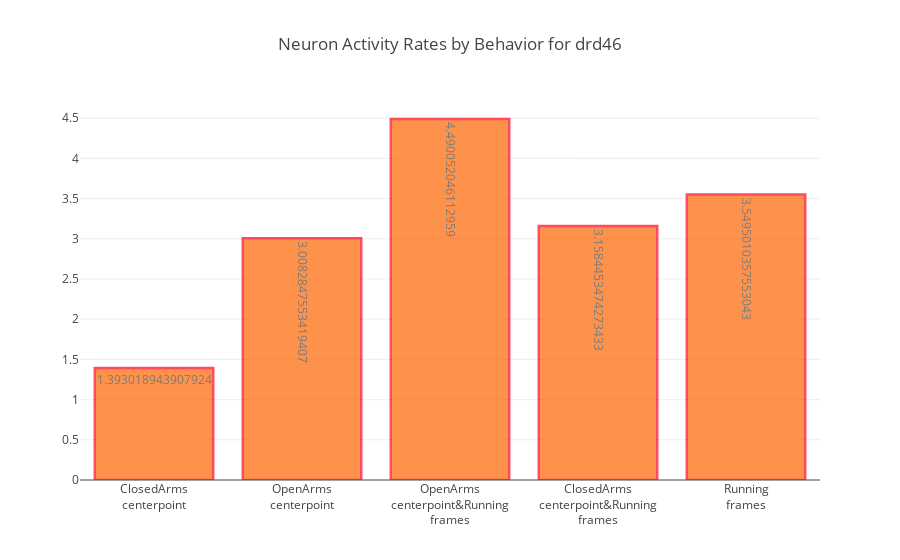
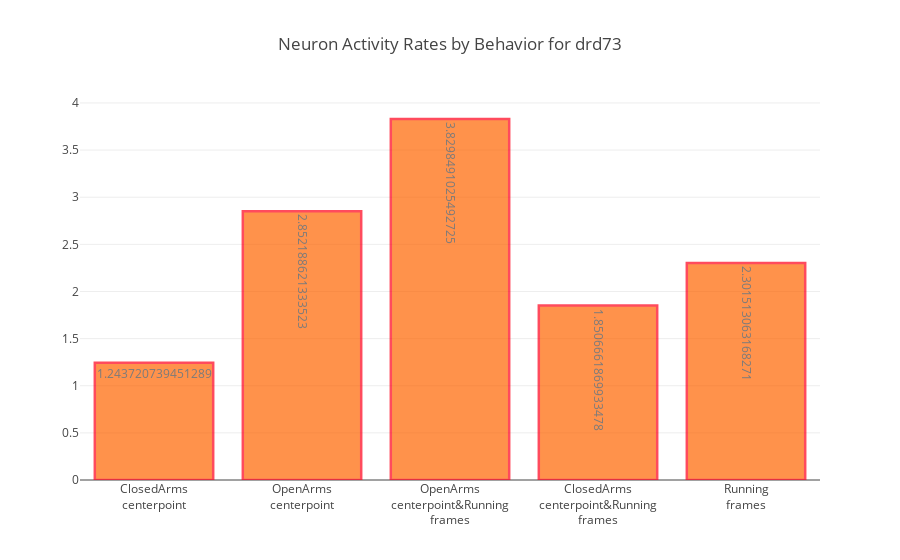
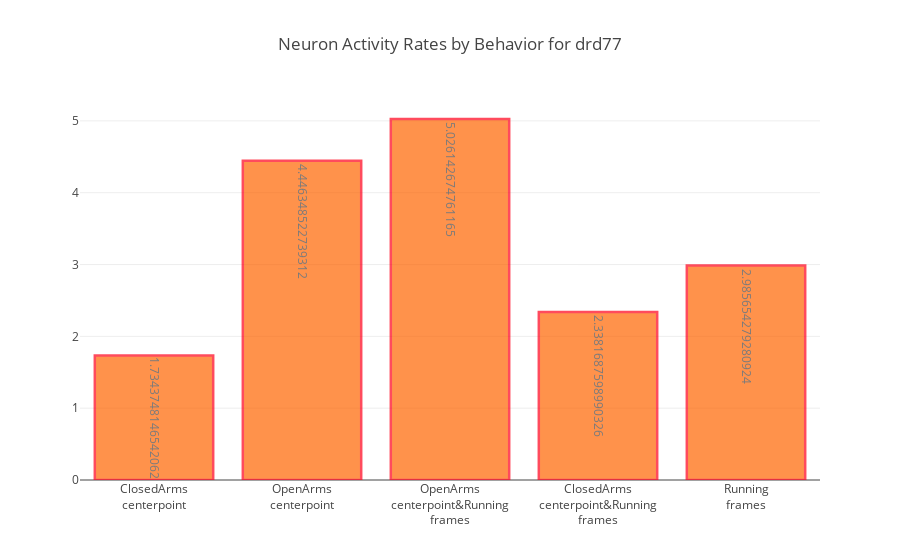
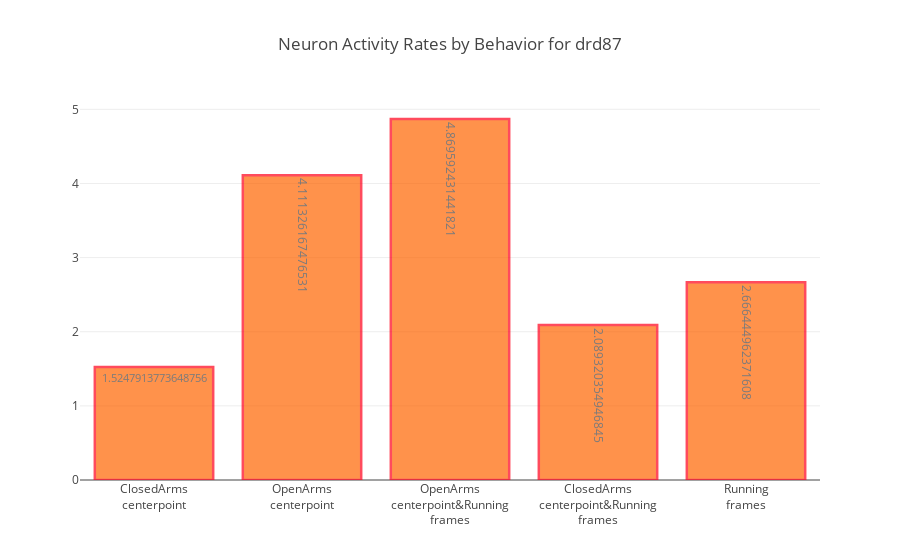

Here is the notebook cell these charts were saved with, in order:
### Markdown cell above
## Plot the neuron activity rates bar plots for each corresponding animal

### Code cell
for animal in neuron_activity_rates:
    plot_title = "Neuron Activity Rates by Behavior for " + animal
    plot_activity_rates(neuron_activity_rates[animal], plot_title)

### Figure 1 — Plotly figure (JSON) as saved in the notebook; plotly's stock layout.template omitted (floating-point values rounded to 4 significant figures)
{"data": [{"marker": {"color": "rgb(255,100,0)", "line": {"color": "rgb(255,0,25)", "width": 2.5}}, "opacity": 0.7, "text": [1.393, 3.008, 4.49, 3.158, 3.55], "type": "bar", "uid": "bc65a2", "x": ["ClosedArms<br>centerpoint", "OpenArms<br>centerpoint", "OpenArms<br>centerpoint&Running<br>frames", "ClosedArms<br>centerpoint&Running<br>frames", "Running<br>frames"], "y": [1.393, 3.008, 4.49, 3.158, 3.55]}], "layout": {"autosize": true, "title": "Neuron Activity Rates by Behavior for drd46", "xaxis": {"autorange": true, "range": [-0.5, 4.5], "type": "category"}, "yaxis": {"autorange": true, "range": [0, 4.726], "type": "linear"}}}

### Figure 2 — Plotly figure (JSON) as saved in the notebook; plotly's stock layout.template omitted (floating-point values rounded to 4 significant figures)
{"data": [{"marker": {"color": "rgb(255,100,0)", "line": {"color": "rgb(255,0,25)", "width": 2.5}}, "opacity": 0.7, "text": [1.244, 2.852, 3.83, 1.851, 2.302], "type": "bar", "uid": "8cded6", "x": ["ClosedArms<br>centerpoint", "OpenArms<br>centerpoint", "OpenArms<br>centerpoint&Running<br>frames", "ClosedArms<br>centerpoint&Running<br>frames", "Running<br>frames"], "y": [1.244, 2.852, 3.83, 1.851, 2.302]}], "layout": {"autosize": true, "title": "Neuron Activity Rates by Behavior for drd73", "xaxis": {"autorange": true, "range": [-0.5, 4.5], "type": "category"}, "yaxis": {"autorange": true, "range": [0, 4.031], "type": "linear"}}}

### Figure 3 — Plotly figure (JSON) as saved in the notebook; plotly's stock layout.template omitted (floating-point values rounded to 4 significant figures)
{"data": [{"marker": {"color": "rgb(255,100,0)", "line": {"color": "rgb(255,0,25)", "width": 2.5}}, "opacity": 0.7, "text": [1.734, 4.446, 5.026, 2.338, 2.986], "type": "bar", "uid": "ad08eb", "x": ["ClosedArms<br>centerpoint", "OpenArms<br>centerpoint", "OpenArms<br>centerpoint&Running<br>frames", "ClosedArms<br>centerpoint&Running<br>frames", "Running<br>frames"], "y": [1.734, 4.446, 5.026, 2.338, 2.986]}], "layout": {"autosize": true, "title": "Neuron Activity Rates by Behavior for drd77", "xaxis": {"autorange": true, "range": [-0.5, 4.5], "type": "category"}, "yaxis": {"autorange": true, "range": [0, 5.291], "type": "linear"}}}

### Figure 4 — Plotly figure (JSON) as saved in the notebook; plotly's stock layout.template omitted (floating-point values rounded to 4 significant figures)
{"data": [{"marker": {"color": "rgb(255,100,0)", "line": {"color": "rgb(255,0,25)", "width": 2.5}}, "opacity": 0.7, "text": [1.525, 4.111, 4.87, 2.089, 2.666], "type": "bar", "uid": "18de55", "x": ["ClosedArms<br>centerpoint", "OpenArms<br>centerpoint", "OpenArms<br>centerpoint&Running<br>frames", "ClosedArms<br>centerpoint&Running<br>frames", "Running<br>frames"], "y": [1.525, 4.111, 4.87, 2.089, 2.666]}], "layout": {"autosize": true, "title": "Neuron Activity Rates by Behavior for drd87", "xaxis": {"autorange": true, "range": [-0.5, 4.5], "type": "category"}, "yaxis": {"autorange": true, "range": [0, 5.126], "type": "linear"}}}
